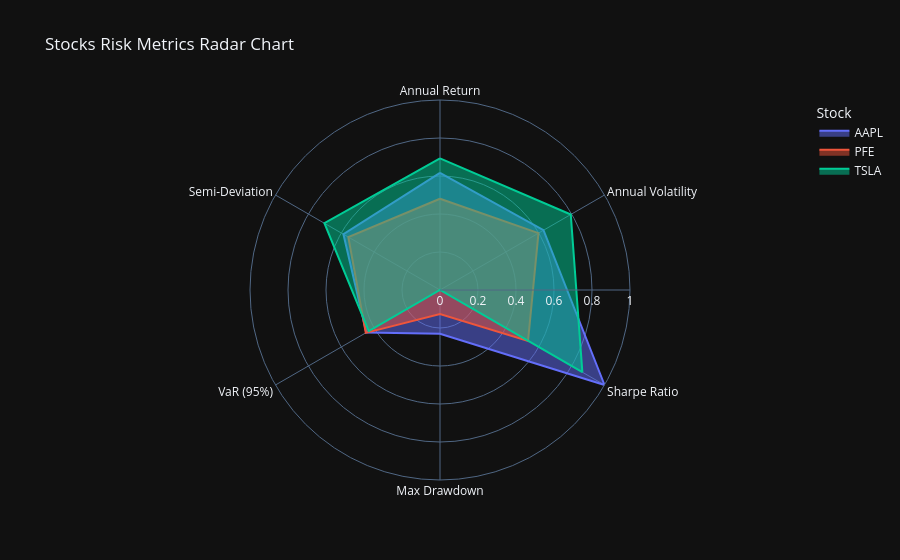

Notebook code cell kept with this figure:
### Code cell
# Radar chart
fig = px.line_polar(
    df_long,
    r="Value",
    theta="Metric",
    color="Stock",
    line_close=True,
    title="Stocks Risk Metrics Radar Chart"
)

fig.update_traces(fill="toself")
fig.show()

### Figure 1 — Plotly figure (JSON) as saved in the notebook; plotly's stock layout.template omitted (floating-point values rounded to 4 significant figures)
{"data": [{"hovertemplate": "Stock=AAPL<br>Value=%{r}<br>Metric=%{theta}<extra></extra>", "legendgroup": "AAPL", "line": {"color": "#636efa", "dash": "solid"}, "marker": {"symbol": "circle"}, "mode": "lines", "name": "AAPL", "r": [0.6164, 0.629, 1.0, 0.2306, 0.4479, 0.587, 0.6164], "showlegend": true, "subplot": "polar", "theta": ["Annual Return", "Annual Volatility", "Sharpe Ratio", "Max Drawdown", "VaR (95%)", "Semi-Deviation", "Annual Return"], "type": "scatterpolar", "fill": "toself"}, {"hovertemplate": "Stock=PFE<br>Value=%{r}<br>Metric=%{theta}<extra></extra>", "legendgroup": "PFE", "line": {"color": "#EF553B", "dash": "solid"}, "marker": {"symbol": "circle"}, "mode": "lines", "name": "PFE", "r": [0.4803, 0.5984, 0.5351, 0.1271, 0.4512, 0.5571, 0.4803], "showlegend": true, "subplot": "polar", "theta": ["Annual Return", "Annual Volatility", "Sharpe Ratio", "Max Drawdown", "VaR (95%)", "Semi-Deviation", "Annual Return"], "type": "scatterpolar", "fill": "toself"}, {"hovertemplate": "Stock=TSLA<br>Value=%{r}<br>Metric=%{theta}<extra></extra>", "legendgroup": "TSLA", "line": {"color": "#00cc96", "dash": "solid"}, "marker": {"symbol": "circle"}, "mode": "lines", "name": "TSLA", "r": [0.6926, 0.7947, 0.8652, 0.0, 0.4331, 0.7026, 0.6926], "showlegend": true, "subplot": "polar", "theta": ["Annual Return", "Annual Volatility", "Sharpe Ratio", "Max Drawdown", "VaR (95%)", "Semi-Deviation", "Annual Return"], "type": "scatterpolar", "fill": "toself"}], "layout": {"polar": {"domain": {"x": [0.0, 1.0], "y": [0.0, 1.0]}, "angularaxis": {"direction": "clockwise", "rotation": 90}}, "legend": {"title": {"text": "Stock"}, "tracegroupgap": 0}, "title": {"text": "Stocks Risk Metrics Radar Chart"}}}
